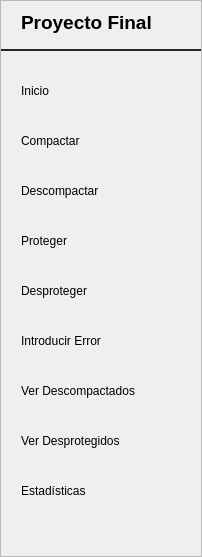
     <widget class="QFrame" name="frame">
      <property name="minimumSize">
       <size>
        <width>200</width>
        <height>0</height>
       </size>
      </property>
      <property name="styleSheet">
       <string notr="true">QPushButton{
	background-color: transparent;
	border: 1px;
	font: 11pt &quot;Yu Gothic UI&quot;;
	height: 50px;
	text-align: left;
	padding-left: 20px;
}
QPushButton:hover{
	Background-color: #4a4a4a;
}</string>
      </property>
      <property name="frameShape">
       <enum>QFrame::Shape::StyledPanel</enum>
      </property>
      <property name="frameShadow">
       <enum>QFrame::Shadow::Raised</enum>
      </property>
      <layout class="QVBoxLayout" name="verticalLayout">
       <property name="spacing">
        <number>0</number>
       </property>
       <property name="leftMargin">
        <number>0</number>
       </property>
       <property name="topMargin">
        <number>0</number>
       </property>
       <property name="rightMargin">
        <number>0</number>
       </property>
       <property name="bottomMargin">
        <number>0</number>
       </property>
       <item>
        <widget class="QLabel" name="label">
         <property name="minimumSize">
          <size>
           <width>0</width>
           <height>50</height>
          </size>
         </property>
         <property name="font">
          <font>
           <pointsize>14</pointsize>
           <italic>false</italic>
           <bold>true</bold>
          </font>
         </property>
         <property name="styleSheet">
          <string notr="true">QLabel{
	border: none;
	border-bottom: 2px solid #262626;
	padding-left: 15px;
	padding-bottom: 5px;
}</string>
         </property>
         <property name="text">
          <string>Proyecto Final</string>
         </property>
         <property name="wordWrap">
          <bool>false</bool>
         </property>
         <property name="margin">
          <number>20</number>
         </property>
         <property name="openExternalLinks">
          <bool>false</bool>
         </property>
        </widget>
       </item>
       <item>
        <spacer name="verticalSpacer_18">
         <property name="orientation">
          <enum>Qt::Orientation::Vertical</enum>
         </property>
         <property name="sizeType">
          <enum>QSizePolicy::Policy::Fixed</enum>
         </property>
         <property name="sizeHint" stdset="0">
          <size>
           <width>20</width>
           <height>15</height>
          </size>
         </property>
        </spacer>
       </item>
       <item>
        <widget class="QPushButton" name="inicio_btn">
         <property name="enabled">
          <bool>true</bool>
         </property>
         <property name="minimumSize">
          <size>
           <width>200</width>
           <height>50</height>
          </size>
         </property>
         <property name="styleSheet">
          <string notr="true"/>
         </property>
         <property name="text">
          <string>Inicio</string>
         </property>
        </widget>
       </item>
       <item>
        <widget class="QPushButton" name="compactar_btn">
         <property name="text">
          <string>Compactar</string>
         </property>
        </widget>
       </item>
       <item>
        <widget class="QPushButton" name="descompactar_btn">
         <property name="text">
          <string>Descompactar</string>
         </property>
        </widget>
       </item>
       <item>
        <widget class="QPushButton" name="proteger_btn">
         <property name="text">
          <string>Proteger</string>
         </property>
        </widget>
       </item>
       <item>
        <widget class="QPushButton" name="desproteger_btn">
         <property name="text">
          <string>Desproteger</string>
         </property>
        </widget>
       </item>
       <item>
        <widget class="QPushButton" name="insertarError_btn">
         <property name="text">
          <string>Introducir Error</string>
         </property>
        </widget>
       </item>
       <item>
        <widget class="QPushButton" name="verDC_btn">
         <property name="text">
          <string>Ver Descompactados</string>
         </property>
        </widget>
       </item>
       <item>
        <widget class="QPushButton" name="verDP_btn">
         <property name="text">
          <string>Ver Desprotegidos</string>
         </property>
        </widget>
       </item>
       <item>
        <widget class="QPushButton" name="estadisticas_btn">
         <property name="text">
          <string>Estadísticas</string>
         </property>
        </widget>
       </item>
       <item>
        <spacer name="verticalSpacer">
         <property name="orientation">
          <enum>Qt::Orientation::Vertical</enum>
         </property>
         <property name="sizeHint" stdset="0">
          <size>
           <width>20</width>
           <height>40</height>
          </size>
         </property>
        </spacer>
       </item>
      </layout>
     </widget>
